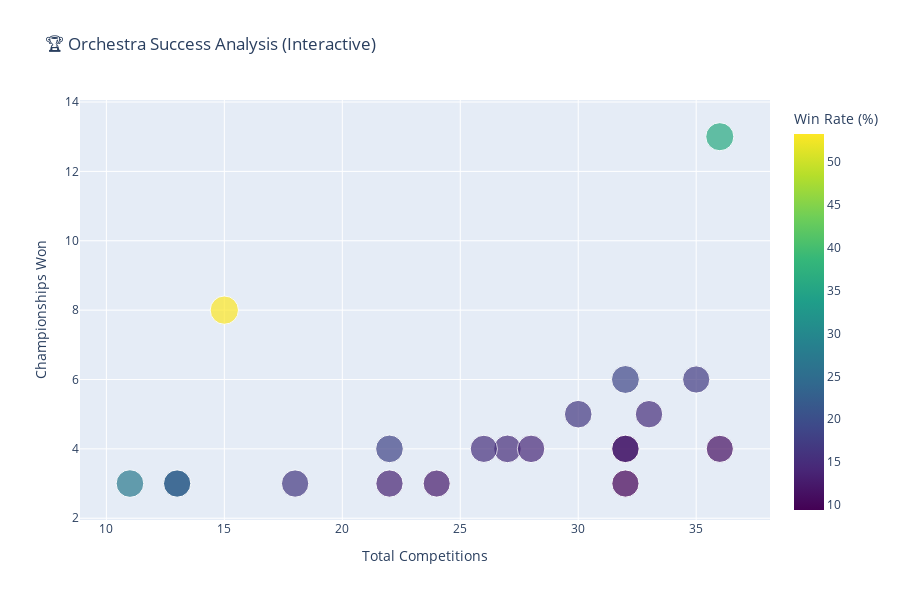

Notebook code for this chart:
### Code cell
# Interactive orchestra success bubble chart
fig = px.scatter(active_orchestras.head(20), 
                x='Total_Appearances', y='First_Places',
                size='Avg_Points', color='Win_Rate',
                hover_name='orchestra',
                hover_data=['Career_Span', 'Avg_Points'],
                title='🏆 Orchestra Success Analysis (Interactive)',
                labels={'Total_Appearances': 'Total Competitions',
                       'First_Places': 'Championships Won',
                       'Win_Rate': 'Win Rate (%)'},
                color_continuous_scale='viridis')

fig.update_layout(height=600)
fig.show()

### Figure 1 — Plotly figure (JSON) as saved in the notebook; plotly's stock layout.template omitted (floating-point values rounded to 4 significant figures)
{"data": [{"customdata": [[40.0, 94.3], [17.0, 95.59], [45.0, 93.19], [45.0, 88.6], [37.0, 91.02], [45.0, 89.71], [40.0, 90.9], [34.0, 91.6], [31.0, 91.5], [40.0, 88.32], [34.0, 88.69], [36.0, 89.95], [33.0, 90.21], [43.0, 90.35], [26.0, 89.18], [37.0, 88.59], [15.0, 88.85], [21.0, 89.36], [13.0, 91.32], [34.0, 87.88]], "hovertemplate": "<b>%{hovertext}</b><br><br>Total Competitions=%{x}<br>Championships Won=%{y}<br>Avg_Points=%{customdata[1]}<br>Career_Span=%{customdata[0]}<br>Win Rate (%)=%{marker.color}<extra></extra>", "hovertext": ["Lillestrøm Musikkorps", "Christiania Blåseensemble", "Dragefjellets Musikkorps Bergen", "Sandvikens Ungdomskorps", "Opus 82", "Sandefjord Musikkorps", "Musikkforeningen Nidarholm", "Sarpsborg Janitsjarkorps", "Greåker Musikkorps", "Lørenskog Musikkorps", "Ranheim Musikkforening", "Kolbotn Konsertorkester", "Alvøens Musikkforening", "Os Musikkforening", "Asker Musikkorps", "Halsen Musikkforening", "Musikklaget Ulf", "Skedsmo Janitsjarorkester", "Nes Janitsjarkorps", "Eidsvoll Janitsjarkorps"], "legendgroup": "", "marker": {"color": [36.1, 53.3, 18.8, 17.1, 16.7, 15.2, 12.5, 14.8, 18.2, 11.1, 15.4, 12.5, 14.3, 23.1, 13.6, 9.4, 23.1, 16.7, 27.3, 12.5], "coloraxis": "coloraxis", "size": [94.3, 95.59, 93.19, 88.6, 91.02, 89.71, 90.9, 91.6, 91.5, 88.32, 88.69, 89.95, 90.21, 90.35, 89.18, 88.59, 88.85, 89.36, 91.32, 87.88], "sizemode": "area", "sizeref": 0.239, "symbol": "circle"}, "mode": "markers", "name": "", "orientation": "v", "showlegend": false, "type": "scatter", "x": [36, 15, 32, 35, 30, 33, 32, 27, 22, 36, 26, 32, 28, 13, 22, 32, 13, 18, 11, 24], "xaxis": "x", "y": [13, 8, 6, 6, 5, 5, 4, 4, 4, 4, 4, 4, 4, 3, 3, 3, 3, 3, 3, 3], "yaxis": "y"}], "layout": {"coloraxis": {"colorbar": {"title": {"text": "Win Rate (%)"}}, "colorscale": [[0, "#440154"], [0.1111, "#482878"], [0.2222, "#3e4989"], [0.3333, "#31688e"], [0.4444, "#26828e"], [0.5556, "#1f9e89"], [0.6667, "#35b779"], [0.7778, "#6ece58"], [0.8889, "#b5de2b"], [1, "#fde725"]]}, "height": 600, "legend": {"itemsizing": "constant", "tracegroupgap": 0}, "title": {"text": "🏆 Orchestra Success Analysis (Interactive)"}, "xaxis": {"anchor": "y", "domain": [0, 1], "title": {"text": "Total Competitions"}}, "yaxis": {"anchor": "x", "domain": [0, 1], "title": {"text": "Championships Won"}}}}
